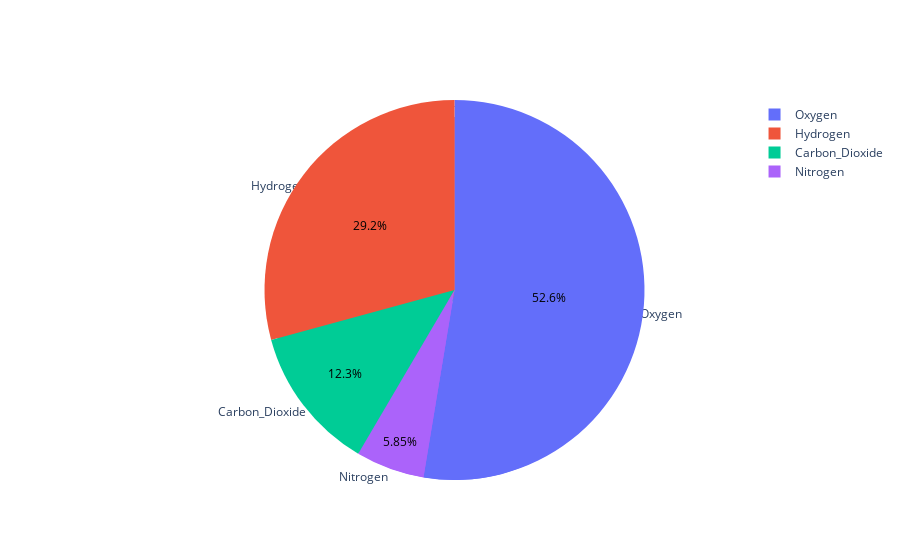

Notebook source saved alongside this figure:
### Code cell
from plotly.offline import iplot, init_notebook_mode
import plotly.graph_objs as go


labels = ['Oxygen','Hydrogen','Carbon_Dioxide','Nitrogen']
values = [4500,2500,1053,500]

common_props = dict(labels=labels,
                    values=values,)


trace1 = go.Pie(
    **common_props,
    textinfo='label',
    textposition='outside',
    title = "My title")
trace2 = go.Pie(
    **common_props,
    textinfo='percent',
    textposition='inside',
    textfont_color= 'black')


fig = iplot([trace1, trace2], filename='basic_pie_chart')

### Figure 1 — Plotly figure (JSON) as saved in the notebook; plotly's stock layout.template omitted (floating-point values rounded to 4 significant figures)
{"data": [{"labels": ["Oxygen", "Hydrogen", "Carbon_Dioxide", "Nitrogen"], "textinfo": "label", "textposition": "outside", "title": {"text": "My title"}, "type": "pie", "values": [4500, 2500, 1053, 500]}, {"labels": ["Oxygen", "Hydrogen", "Carbon_Dioxide", "Nitrogen"], "textfont": {"color": "black"}, "textinfo": "percent", "textposition": "inside", "type": "pie", "values": [4500, 2500, 1053, 500]}], "layout": {}}
